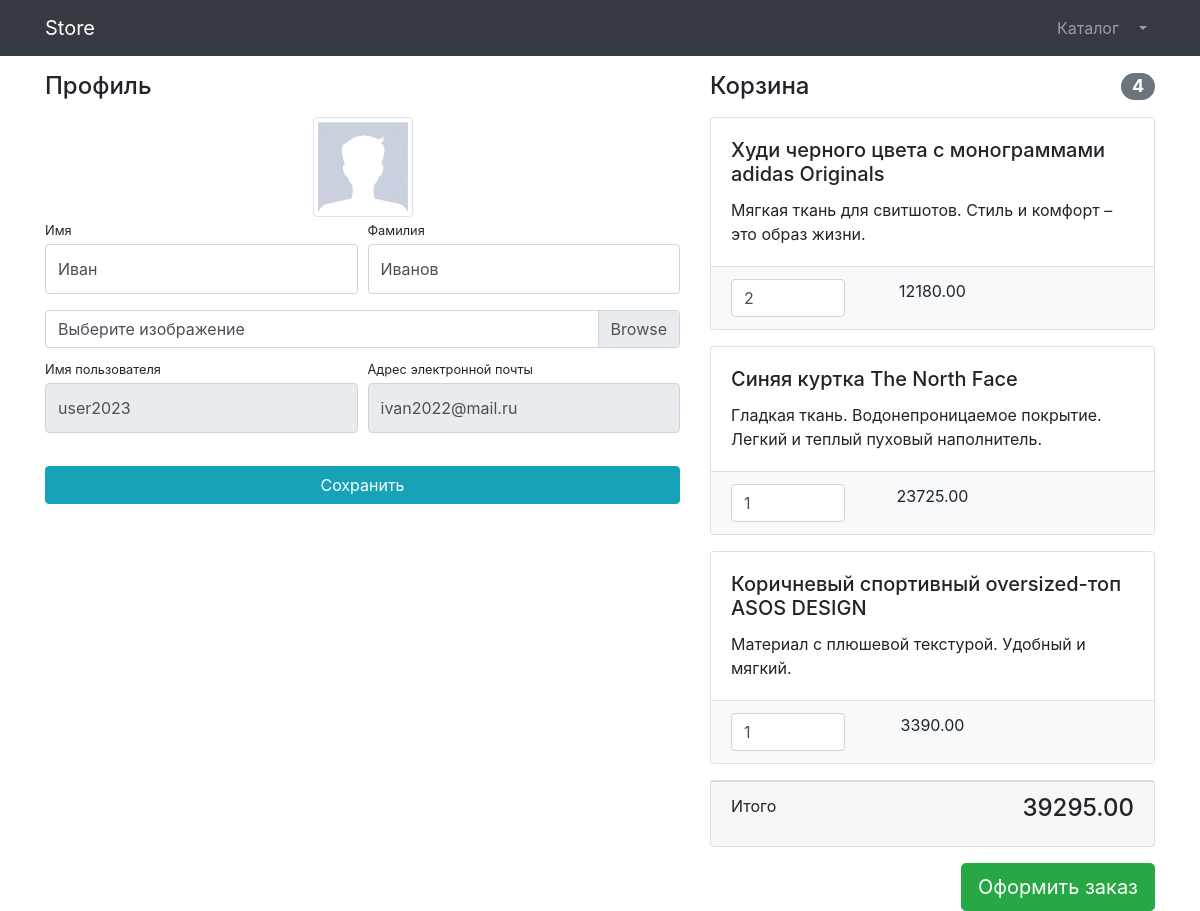
Page /users/profile (signed in) on the committed database.
### users/models.py (models this page shows)
class User(AbstractUser):
    image = models.ImageField(upload_to='users_images', null=True, blank=True)

### products/models.py (models this page shows, shortened)
class Basket(models.Model):
    user = models.ForeignKey(User, on_delete=models.CASCADE)
    product = models.ForeignKey(Product, on_delete=models.CASCADE)
    quantity = models.PositiveSmallIntegerField(default=0)
    created_timestamp = models.DateTimeField(auto_now_add=True)
    objects = BasketQuerySet.as_manager()
    def sum(self):
        return self.product.price * self.quantity

class Product(models.Model):
    name = models.CharField(max_length=256, unique=True)
    description = models.TextField()
    price = models.DecimalField(max_digits=9, decimal_places=2)
    quantity = models.PositiveIntegerField(default=0)
    image = models.ImageField(upload_to='products_images')
    category = models.ForeignKey(ProductCategory, on_delete=models.CASCADE)
    class Meta:
        verbose_name = 'product'
        verbose_name_plural = 'products'

### users/views.py (the view)
# urls.py: path('profile', profile, name='profile'),
@login_required
def profile(request):
    if request.method == 'POST':
        form = UserProfileForm(instance=request.user, data=request.POST, files=request.FILES)
        if form.is_valid():
            form.save()
            return HttpResponseRedirect(reverse('users:profile'))
        else:
            print(form.errors)
    else:
        form = UserProfileForm(instance=request.user)
    context = {
        'title': 'Store - Профиль',
        'form': form,
        'baskets': Basket.objects.filter(user=request.user),
    }
    return render(request, 'users/profile.html', context)

### users/forms.py
class UserProfileForm(UserChangeForm):
    first_name = forms.CharField(widget=forms.TextInput(attrs={'class': 'form-control py-4'}))
    last_name = forms.CharField(widget=forms.TextInput(attrs={'class': 'form-control py-4'}))
    image = forms.ImageField(widget=forms.FileInput(attrs={'class': 'custom-file-input'}), required=False)
    username = forms.CharField(widget=forms.TextInput(attrs={'class': 'form-control py-4', 'readonly': True}))
    email = forms.CharField(widget=forms.TextInput(attrs={'class': 'form-control py-4', 'readonly': True}))
    class Meta:
        model = User
        fields = ['first_name', 'last_name', 'image', 'username', 'email']

### products/models.py (called while the page is built)
    def total_sum(self):
        return sum(basket.sum() for basket in self)

    def total_quantity(self):
        return sum(basket.quantity for basket in self)

### users/templates/users/profile.html (shortened to what this page needs)
{% extends 'products/base.html' %}
{% load static %}
{% block css %}
    <link href="{% static 'vendor/css/profile.css'%}" rel="stylesheet">
{% endblock %}
{% block content %}
    <div class="container">
    <div class="row">
        <div class="col-lg-7">
            <h4 class="mt-3 mb-3">Профиль</h4>
            <div class="col-lg-12 text-center">
                <img width="100" height="100"
                     src="{% if user.image %} {{ user.image.url }} {% else %} {% static 'vendor/img/users/default_avatar.jpg' %} {% endif %}"
                     class="img-thumbnail">
            </div>
            <form action="{% url 'users:profile' %} " method="post" enctype="multipart/form-data">
                <div class="form-row">
                    <div class="col-lg-6">
                        <div class="form-group">
                            <label class="small mb-1" for={{ form.first_name.id_for_label }}>
                                Имя
                            </label>
                            {{form.first_name}}
                        </div>
                    </div>
                    <div class="col-lg-6">
                        <div class="form-group">
                            <label class="small mb-1" for={{ form.last_name.id_for_label }}>
                                Фамилия
                            </label>
                            {{ form.last_name }}
                        </div>
                    </div>
                </div>
                <div class="form-row mb-2">
                    <div class="col-lg-12">
                        <div class="custom-file">
                            <label class="custom-file-label" for={{ form.image.id_for_label }}>
                                Выберите изображение
                            </label>
                        </div>
                    </div>
                </div>
                <div class="form-row">
                    <div class="col-lg-6">
                        <label class="small mb-1" for={{ form.username.id_for_label }}>
                            Имя пользователя
                        </label>
                        {{ form.username }}
                    </div>
                    <div class="col-lg-6">
                        <label class="small mb-1" for={{ form.email.id_for_label }}>Адрес электронной почты
                        </label>
                        {{ form.email }}
                    </div>
                </div>
                <div class="form-row">
                    <div class="col-lg-12" style="margin-top: 33px;">
                        <input class="btn btn-info btn-block" type="submit" value="Сохранить">
                    </div>
                </div>
            </form>
        </div>
        <div class="col-lg-5">
            {% include 'products/basket.html' %}
        </div>
    </div>
</div>
{% endblock %}

### products/templates/products/basket.html (shortened to what this page needs)
{% if baskets %}
    <h4 class="mt-3 mb-3 d-flex justify-content-between align-items-center mb-3">
        Корзина <span class="badge badge-secondary badge-pill">{{ baskets.total_quantity }}</span>
    </h4>
    {% for basket in baskets %}
        <div class="card mb-3">
            <div class="card-body">
                <h5 class="card-title">{{ basket.product.name }}</h5>
                <p class="card-text">{{ basket.product.description }}</p>
            </div>
            <ul class="list-group list-group-flush">
                <li class="list-group-item bg-light">
                    <div class="row text-center">
                        <div class="col-lg-4">
                            <input name="basketID" type="number" class="form-control"
                                   value="{{ basket.quantity }}" min="0">
                        </div>
                        <div class="col-lg-4">{{ basket.sum }}</div>
                        <div class="col-lg-4">
                        </div>
                    </div>
                </li>
            </ul>
        </div>
    {% endfor %}
    <div class="card mb-3">
        <div class="card-footer">
            <p class="float-left">Итого</p>
            <h4 class="float-right">{{ baskets.total_sum }}</h4>
        </div>
    </div>
    <a class="btn btn-success btn-lg float-right" href="../orders/order-create.html">
        Оформить заказ
    </a>
{% else %}
    <h4 class="mt-3 mb-3 text-center">
        Корзина пуста
    </h4>
{% endif %}

### rows in the picture
User: first_name "Иван", last_name "Иванов", username "user2023", email "ivan2022@mail.ru"
Basket: total_quantity "4", product.name "Худи черного цвета с монограммами adidas Originals", product.description "Мягкая ткань для свитшотов. Стиль и комфорт – это образ жизни.", basketID "2", sum "12180.00", total_sum "39295.00"
Basket: product.name "Синяя куртка The North Face", product.description "Гладкая ткань. Водонепроницаемое покрытие. Легкий и теплый пуховый наполнитель.", basketID "1", sum "23725.00"
Basket: product.name "Коричневый спортивный oversized-топ ASOS DESIGN", product.description "Материал с плюшевой текстурой. Удобный и мягкий.", basketID "1", sum "3390.00"
